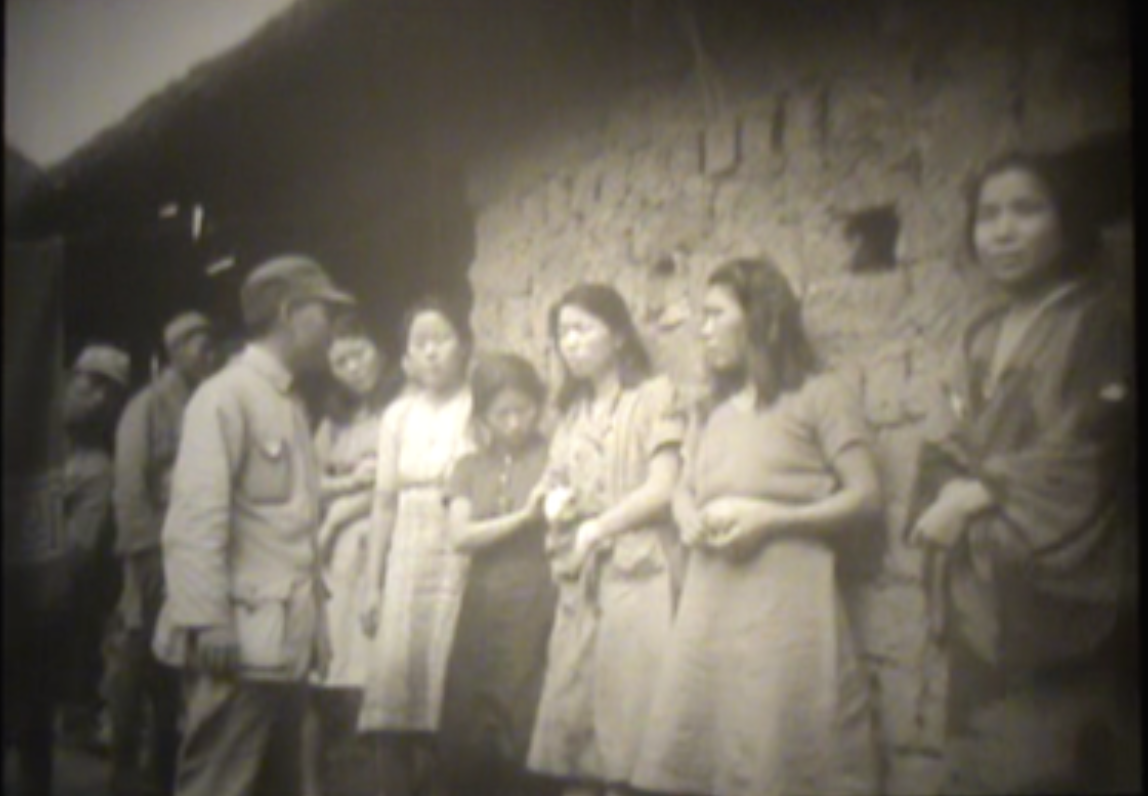
#> input picture Pworkspace/chapter2/111.png, 1148 x 796 px
$ python CLAHE2.py
#> lines starting #> are read from the running program, lines starting #| are printed output that depends on the picture
import cv2
import numpy as np
import matplotlib.pyplot as plt

# 이미지 읽기
img = cv2.imread('111.png')
#> img is the input picture: shape (796, 1148, 3); mean B, G, R 92.7, 104.6, 110.9
img_yuv = cv2.cvtColor(img, cv2.COLOR_BGR2YUV)
#> img_yuv: shape (796, 1148, 3); mean of channels 0, 1, 2 105.2, 122, 133.1

# CLAHE 적용
img_clahe = img_yuv.copy()
clahe = cv2.createCLAHE(clipLimit=3.0, tileGridSize=(8,8))
img_clahe[:,:,0] = clahe.apply(img_clahe[:,:,0])
#> img_clahe: shape (796, 1148, 3); mean of channels 0, 1, 2 113.8, 122, 133.1
img_clahe = cv2.cvtColor(img_clahe, cv2.COLOR_YUV2BGR)
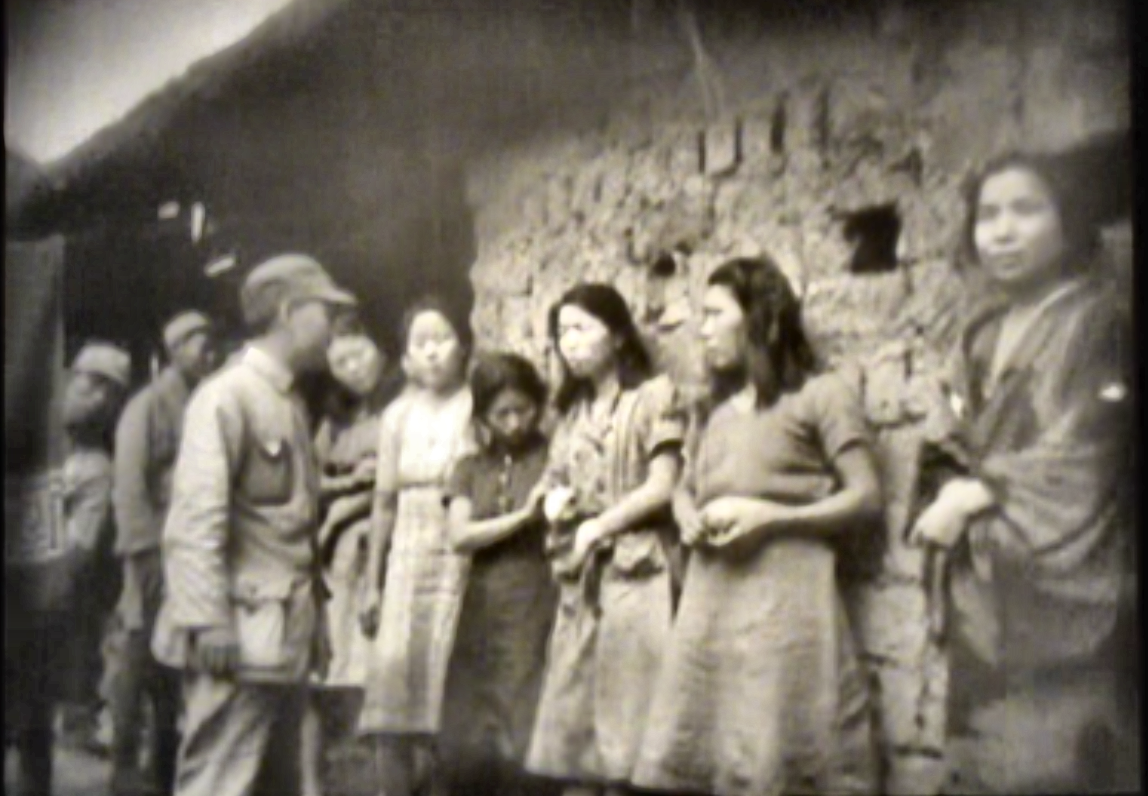
#> img_clahe: shape (796, 1148, 3); mean B, G, R 101.8, 113.1, 119.7

# CLAHE 적용된 이미지 저장
cv2.imwrite('111_clahe.png', img_clahe)

# 이미지 표시
plt.figure(figsize=(15, 6)) # 그림의 가로 15 세로 6

# 원본 이미지
plt.subplot(2, 2, 1) # 2행 2열 서브플롯 인덱스1
plt.imshow(cv2.cvtColor(img, cv2.COLOR_BGR2RGB))
plt.title('Before')

# CLAHE 적용 이미지
plt.subplot(2, 2, 2)
plt.imshow(cv2.cvtColor(img_clahe, cv2.COLOR_BGR2RGB))
plt.title('CLAHE')

# 원본 이미지 히스토그램
plt.subplot(2, 2, 3)
plt.hist(img.flatten(), bins=256, range=[0, 256], color='blue', alpha=0.5)
plt.title('Histogram - Before')

# CLAHE 적용 이미지 히스토그램
plt.subplot(2, 2, 4)
plt.hist(img_clahe.flatten(), bins=256, range=[0, 256], color='orange', alpha=0.5)
plt.title('Histogram - CLAHE')

plt.show()
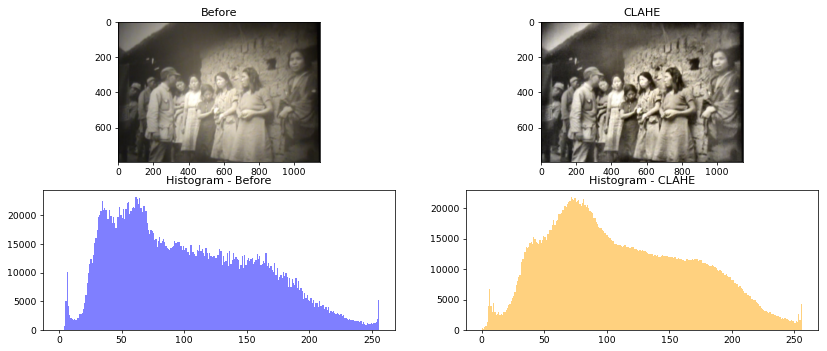
#> figure drawn by matplotlib, 4 panels; panel 3: tallest bar 23266 high, from x = 61 to 62; panel 4: tallest bar 21869 high, from x = 71 to 72
